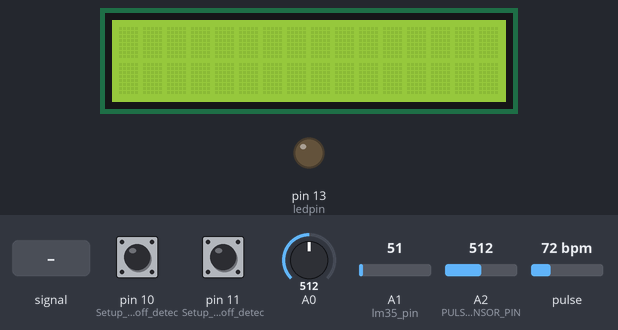
This sketch was run on a simulated Arduino Uno, built with avr-gcc and run on an emulated ATmega328P. Shown: 16×2 character LCD, output pins drawn as LEDs (lit = HIGH). The inputs (shaded band) are chosen by the test bench; at power-on: A2 (PULSE_SENSOR_PIN) = 512, A1 (lm35_pin) = 51, A0 = 512, pin 10 (Setup_for_leads_off_detec) LOW, pin 11 (Setup_for_leads_off_detec) LOW, pulse 72 bpm. Random numbers use the default seed unless the sketch sets one; what the sketch prints to the serial monitor is not drawn.

Above: at 1.2 s.
1.3 s: A2 (PULSE_SENSOR_PIN) fed a 200 Hz sine of ±460 counts around its level
At 1.84 s:
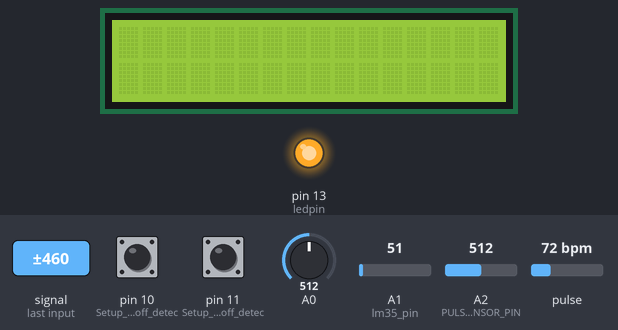
4.3 s: A2 (PULSE_SENSOR_PIN) set to 30
7.3 s: A1 (lm35_pin) set to 22
10.3 s: A1 (lm35_pin) set to 18
13.3 s: A2 (PULSE_SENSOR_PIN) set to 160
16.3 s: A0 set to 106
19.3 s: A0 set to 91
Timing chart, 0 to 23.3 s (numbered marks = the images above; inputs shaded):
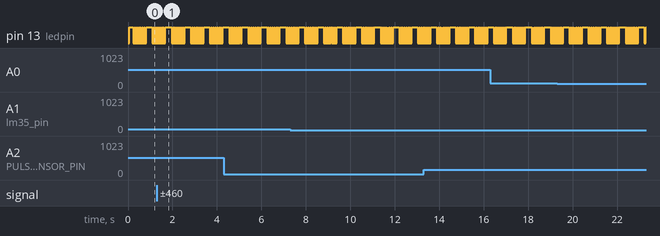

Measured:
- by itself, pin 13 (ledpin): repeats every 0.84 s: 2 × (LOW 0.06 s, HIGH 0.02 s), LOW 0.06 s, HIGH 0.27 s, 4 × (LOW 0.06 s, HIGH 0.02 s)

The sketch:

iot_Health.ino
```cpp
#define USE_ARDUINO_INTERRUPTS true
#include <PulseSensorPlayground.h>
#include <LiquidCrystal_I2C.h>

const int lm35_pin = A1;  /* LM35 O/P pin */
const int ledpin = 13;
int const PULSE_SENSOR_PIN = A2;   // 'S' Signal pin connected to A0

int Signal;                // Store incoming ADC data. Value can range from 0-1024
int Threshold = 550;       // Determine which Signal to "count as a beat" and which to ignore.
const int LED13 = 13;
const int PulseWire = A0;
PulseSensorPlayground pulseSensor;


// set the LCD number of columns and rows
int lcdColumns = 16;
int lcdRows = 2;

// set LCD address, number of columns and rows
// if you don't know your display address, run an I2C scanner sketch
LiquidCrystal_I2C lcd(0x27, lcdColumns, lcdRows);

void setup() {
  Serial.begin(9600);
    // initialize LCD
  lcd.init();
  // turn on LCD backlight
  lcd.backlight();

  // pinMode(LED_BUILTIN,OUTPUT);
   pinMode(ledpin,OUTPUT);
//  pinMode(10, INPUT); // Setup for leads off detection LO +
//  pinMode(11, INPUT); // Setup for leads off detection LO -
// // Configure the PulseSensor object, by assigning our variables to it.
pulseSensor.analogInput(PulseWire);
pulseSensor.blinkOnPulse(LED13); //auto-magically blink Arduino's LED with heartbeat.
pulseSensor.setThreshold(Threshold);

// Double-check the "pulseSensor" object was created and "began" seeing a signal.
if (pulseSensor.begin()) {
Serial.println("We created a pulseSensor Object !"); //This prints one time at Arduino power-up, or on Arduino reset.


}
}

void loop() {

// Pulse Sensor Code Starts Here

Signal = analogRead(PULSE_SENSOR_PIN); // Read the sensor value
int myBPM = pulseSensor.getBeatsPerMinute() ; // Calls function on our pulseSensor object that returns BPM as an "int" "myBPM" hold this BPM value now.
if (pulseSensor.sawStartOfBeat() & myBPM > 150) { // Constantly test to see if "a beat happened".
  myBPM = myBPM - random(66,72);
Serial.println("♥ A HeartBeat Happened ! "); // If test is "true", print a message "a heartbeat happened".
Serial.print("BPM: "); // Print phrase "BPM: "
Serial.println(myBPM); // Print the value inside of myBPM.

  // set cursor to first column, first row
//  lcd.setCursor(0, 0);
//lcd.print("A HeartBeat Happened ! "); // If test is "true", print a message "a heartbeat happened".
//lcd.print("BPM: "); // Print phrase "BPM: "
//lcd.setCursor(0,1);
//lcd.print(myBPM); // Print the value inside of myBPM.
//
//delay(1000);
//lcd.clear();
}
else{
  myBPM = random(66,72) ;
Serial.println("♥ A HeartBeat Happened ! "); // If test is "true", print a message "a heartbeat happened".
Serial.print("BPM: "); // Print phrase "BPM: "
Serial.println(myBPM); // Print the value inside of myBPM.
}

// ECG Code Starts here
  if((digitalRead(10) == 1)||(digitalRead(11) == 1)){
    Serial.println('!');
}
else{
// send the value of analog input 0:
Serial.println(analogRead(A0));
}
//Wait for a bit to keep serial data from saturating
delay(50);
   Serial.println(Signal);                // Send the signal value to serial plotter
   if(Signal > Threshold){                // If the signal is above threshold, turn on the LED
    digitalWrite(LED_BUILTIN,HIGH);
   } else {
    digitalWrite(LED_BUILTIN,LOW);     // Else turn off the LED
   }

  // LM35 code starts here
  int temp_adc_val;
  float temp_val;
  temp_adc_val = analogRead(lm35_pin);  /* Read Temperature */
  temp_val = (temp_adc_val * 4.88); /* Convert adc value to equivalent voltage */
  temp_val = (temp_val/10); /* LM35 gives output of 10mv/°C */
  Serial.print("Temperature = ");
  Serial.print(temp_val);
  Serial.print(" Degree Celsius\n");
  digitalWrite(ledpin,HIGH);
  lcd.setCursor(0,0);
  lcd.print("BPM:");
  lcd.print(myBPM);
  lcd.setCursor(0,1);
  lcd.print("Temp.:");
  lcd.print(temp_val);
  lcd.print("\337C");
//   delay(1000);
   lcd.clear();
  //digitalWrite(ledpin,LOW);
//}
}
```
